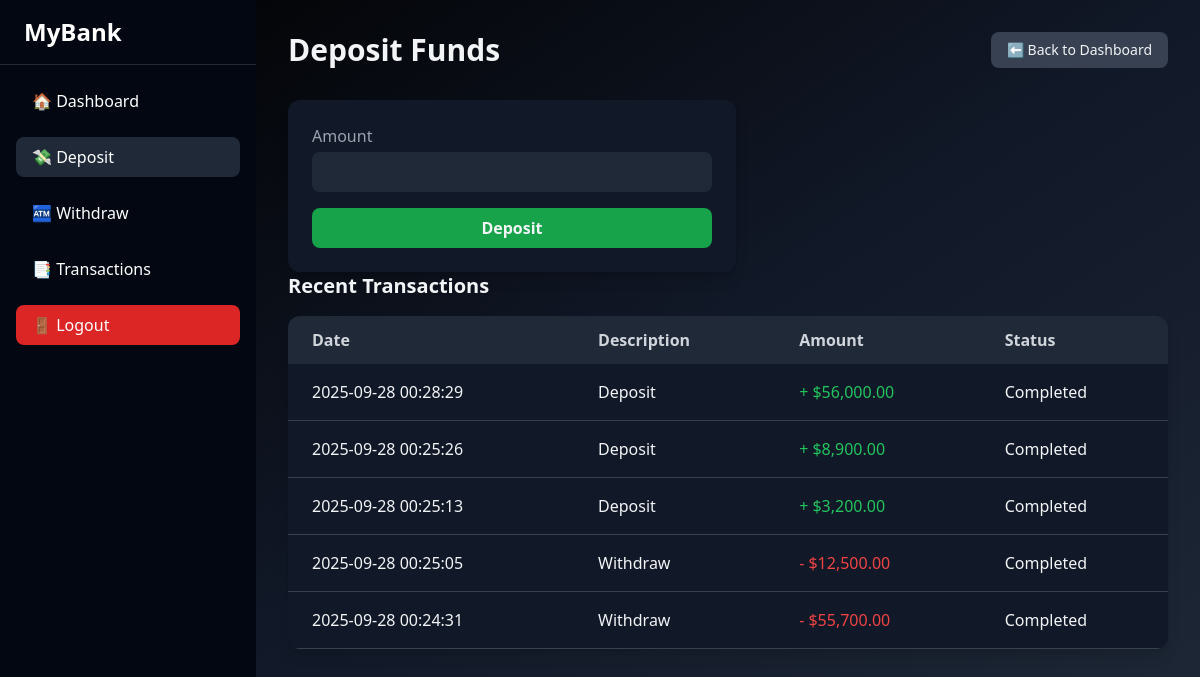
The page /deposit.php (signed in) on the database its author committed.
### tables this page shows
CREATE TABLE `transactions` (
  `id` int NOT NULL,
  `account_id` int NOT NULL,
  `type` enum('deposit','withdraw') NOT NULL,
  `amount` decimal(10,2) NOT NULL,
  `created_at` timestamp NULL DEFAULT CURRENT_TIMESTAMP
);

### classes/Database.php (called while the page is built, shortened)
<?php
    class Database {
        private $host = DB_HOST;
        private $user = DB_USER;
        private $pass = DB_PASS;
        private $dbname = DB_NAME;
        public function connect() {
            $this->conn = null;
            try {
                $dsn = "mysql:host={$this->host};dbname={$this->dbname};charset=utf8mb4";
                $this->conn = new PDO($dsn, $this->user, $this->pass);
                $this->conn->setAttribute(PDO::ATTR_ERRMODE, PDO::ERRMODE_EXCEPTION);
            } catch (PDOException $e) {
                echo "Connection error: " . $e->getMessage();
            }
            return $this->conn;
        }
    }

### classes/Accounts.php (called while the page is built, shortened)
<?php
    class Accounts {
        private $pdo;
        private $id;
        public function __construct($db, $user_id) {
            $this->pdo = $db->connect();
            $this->user_id = $user_id;
            $stmt = $this->pdo->prepare("SELECT * FROM accounts WHERE user_id = ?");
            $stmt->execute([$this->user_id]);
            $account = $stmt->fetch(PDO::FETCH_ASSOC);
            if($account) {
                $this->id = $account['id'];
            }
        }
        public function getLastTransaction($limit = 5) {
            $stmt = $this->pdo->prepare("SELECT * FROM transactions WHERE account_id = ? ORDER BY created_at DESC LIMIT ?");
            $stmt->bindValue(1, $this->id, PDO::PARAM_INT);
            $stmt->bindValue(2, $limit, PDO::PARAM_INT);
            $stmt->execute();
            return $stmt->fetchAll(PDO::FETCH_ASSOC);
        }
    }

### public/deposit.php (the view, shortened to what this page needs)
<?php
require_once "../classes/Database.php";
require_once "../classes/Accounts.php";
$db = new Database();
$account = new Accounts($db, $_SESSION['user_id']);
$transactions = $account->getLastTransaction();
?>
<!DOCTYPE html>
<html lang="en">
<head>
  <script src="https://cdn.tailwindcss.com"></script>
</head>
<body class="h-screen bg-gradient-to-br from-black via-gray-900 to-gray-800 flex">
  <aside class="w-64 bg-gray-950 text-white flex flex-col">
    <div class="px-6 py-4 text-2xl font-bold border-b border-gray-800">MyBank</div>
    <nav class="flex-1 p-4 space-y-4">
      <a href="index.php" class="block px-4 py-2 rounded-lg hover:bg-gray-800">🏠 Dashboard</a>
      <a href="deposit.php" class="block px-4 py-2 rounded-lg bg-gray-800">💸 Deposit</a>
      <a href="withdraw.php" class="block px-4 py-2 rounded-lg hover:bg-gray-800">🏧 Withdraw</a>
      <a href="transactions.php" class="block px-4 py-2 rounded-lg hover:bg-gray-800">📑 Transactions</a>
      <a href="logout.php" class="block px-4 py-2 rounded-lg bg-red-600 hover:bg-red-700">🚪 Logout</a>
    </nav>
  </aside>
  <main class="flex-1 p-8 text-gray-100 overflow-y-auto">
    <header class="flex justify-between items-center mb-8">
      <h1 class="text-3xl font-bold">Deposit Funds</h1>
      <a href="index.php" class="text-sm bg-gray-700 px-4 py-2 rounded-lg hover:bg-gray-600">⬅ Back to Dashboard</a>
    </header>
    <section class="bg-gray-900 p-6 rounded-xl shadow-lg w-full max-w-md">
      <form method="POST" class="space-y-4">
        <div>
          <label class="block text-gray-400 mb-1">Amount</label>
          <input type="number" step="0.01" name="amount" class="w-full p-2 rounded-lg bg-gray-800 text-white focus:ring focus:ring-green-500" required>
        </div>
        <button type="submit" class="w-full py-2 bg-green-600 hover:bg-green-700 rounded-lg font-bold">Deposit</button>
      </form>
    </section>
    <section>
      <h2 class="text-xl font-semibold mb-4">Recent Transactions</h2>
      <div class="bg-gray-900 rounded-xl shadow-lg overflow-hidden">
        <table class="w-full text-left">
          <thead class="bg-gray-800 text-gray-300">
            <tr>
              <th class="px-6 py-3">Date</th>
              <th class="px-6 py-3">Description</th>
              <th class="px-6 py-3">Amount</th>
              <th class="px-6 py-3">Status</th>
            </tr>
          </thead>
          <tbody>
            <?php if (!empty($transactions)): ?>
              <?php foreach ($transactions as $txn): ?>
                <tr class="border-b border-gray-700 hover:bg-gray-800">
                  <td class="px-6 py-4"><?= htmlspecialchars($txn['created_at']) ?></td>
                  <td class="px-6 py-4"><?= ucfirst(htmlspecialchars($txn['type'])) ?></td>
                  <td class="px-6 py-4 <?= $txn['type'] === 'deposit' ? 'text-green-500' : 'text-red-500' ?>">
                    <?= $txn['type'] === 'deposit' ? '+ ' : '- ' ?>$<?= number_format($txn['amount'], 2) ?>
                  </td>
                  <td class="px-6 py-4">Completed</td>
                </tr>
              <?php endforeach; ?>
            <?php else: ?>
              <tr>
                <td colspan="4" class="px-6 py-4 text-center text-gray-400">No transactions yet</td>
              </tr>
            <?php endif; ?>
          </tbody>
        </table>
      </div>
    </section>
  </main>
</body>
</html>

### rows shown on the page
transactions: created_at "2025-09-28 00:28:29", type "Deposit", amount "56,000.00"
transactions: created_at "2025-09-28 00:25:26", type "Deposit", amount "8,900.00"
transactions: created_at "2025-09-28 00:25:13", type "Deposit", amount "3,200.00"
transactions: created_at "2025-09-28 00:25:05", type "Withdraw", amount "12,500.00"
transactions: created_at "2025-09-28 00:24:31", type "Withdraw", amount "55,700.00"
